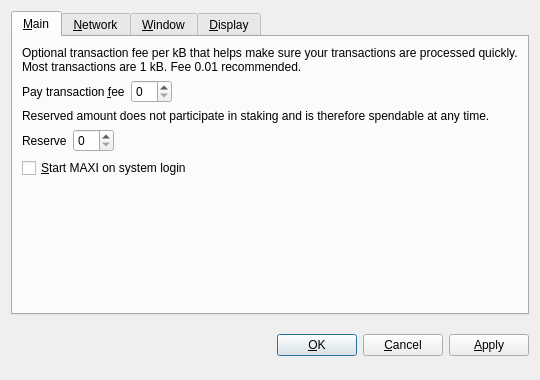
<?xml version="1.0" encoding="UTF-8"?>
<ui version="4.0">
 <class>OptionsDialog</class>
 <widget class="QDialog" name="OptionsDialog">
  <property name="geometry">
   <rect>
    <x>0</x>
    <y>0</y>
    <width>540</width>
    <height>380</height>
   </rect>
  </property>
  <property name="windowTitle">
   <string>Options</string>
  </property>
  <property name="modal">
   <bool>true</bool>
  </property>
  <layout class="QVBoxLayout" name="verticalLayout">
   <item>
    <widget class="QTabWidget" name="tabWidget">
     <property name="tabPosition">
      <enum>QTabWidget::North</enum>
     </property>
     <property name="currentIndex">
      <number>0</number>
     </property>
     <widget class="QWidget" name="tabMain">
      <attribute name="title">
       <string>&amp;Main</string>
      </attribute>
      <layout class="QVBoxLayout" name="verticalLayout_Main">
       <item>
        <widget class="QLabel" name="transactionFeeInfoLabel">
         <property name="text">
          <string>Optional transaction fee per kB that helps make sure your transactions are processed quickly. Most transactions are 1 kB. Fee 0.01 recommended.</string>
         </property>
         <property name="textFormat">
          <enum>Qt::PlainText</enum>
         </property>
         <property name="wordWrap">
          <bool>true</bool>
         </property>
        </widget>
       </item>
       <item>
        <layout class="QHBoxLayout" name="horizontalLayoutFee">
         <item>
          <widget class="QLabel" name="transactionFeeLabel">
           <property name="text">
            <string>Pay transaction &amp;fee</string>
           </property>
           <property name="textFormat">
            <enum>Qt::PlainText</enum>
           </property>
           <property name="buddy">
            <cstring>transactionFee</cstring>
           </property>
          </widget>
         </item>
         <item>
          <widget class="BitcoinAmountField" name="transactionFee"/>
         </item>
         <item>
          <spacer name="horizontalSpacerFee">
           <property name="orientation">
            <enum>Qt::Horizontal</enum>
           </property>
           <property name="sizeHint" stdset="0">
            <size>
             <width>40</width>
             <height>20</height>
            </size>
           </property>
          </spacer>
         </item>
        </layout>
       </item>
       <item>
        <widget class="QLabel" name="reserveBalanceInfoLabel">
         <property name="text">
          <string>Reserved amount does not participate in staking and is therefore spendable at any time.</string>
         </property>
         <property name="textFormat">
          <enum>Qt::PlainText</enum>
         </property>
         <property name="wordWrap">
          <bool>true</bool>
         </property>
        </widget>
       </item>
       <item>
        <layout class="QHBoxLayout" name="horizontalLayoutReserveBalance">
         <item>
          <widget class="QLabel" name="reserveBalanceLabel">
           <property name="text">
            <string>Reserve</string>
           </property>
           <property name="textFormat">
            <enum>Qt::PlainText</enum>
           </property>
           <property name="buddy">
            <cstring>reserveBalance</cstring>
           </property>
          </widget>
         </item>
         <item>
          <widget class="BitcoinAmountField" name="reserveBalance"/>
         </item>
         <item>
          <spacer name="horizontalSpacerReserveBalance">
           <property name="orientation">
            <enum>Qt::Horizontal</enum>
           </property>
           <property name="sizeHint" stdset="0">
            <size>
             <width>40</width>
             <height>20</height>
            </size>
           </property>
          </spacer>
         </item>
        </layout>
       </item>
       <item>
        <widget class="QCheckBox" name="bitcoinAtStartup">
         <property name="toolTip">
          <string>Automatically start MAXI after logging in to the system.</string>
         </property>
         <property name="text">
          <string>&amp;Start MAXI on system login</string>
         </property>
        </widget>
       </item>
       <item>
        <spacer name="verticalSpacer_Main">
         <property name="orientation">
          <enum>Qt::Vertical</enum>
         </property>
         <property name="sizeHint" stdset="0">
          <size>
           <width>20</width>
           <height>40</height>
          </size>
         </property>
        </spacer>
       </item>
      </layout>
     </widget>
     <widget class="QWidget" name="tabNetwork">
      <attribute name="title">
       <string>&amp;Network</string>
      </attribute>
      <layout class="QVBoxLayout" name="verticalLayout_Network">
       <item>
        <widget class="QCheckBox" name="mapPortUpnp">
         <property name="toolTip">
          <string>Automatically open the MAXI client port on the router. This only works when your router supports UPnP and it is enabled.</string>
         </property>
         <property name="text">
          <string>Map port using &amp;UPnP</string>
         </property>
        </widget>
       </item>
       <item>
        <widget class="QCheckBox" name="connectSocks">
         <property name="toolTip">
          <string>Connect to the MAXI network through a SOCKS proxy (e.g. when connecting through Tor).</string>
         </property>
         <property name="text">
          <string>&amp;Connect through SOCKS proxy:</string>
         </property>
        </widget>
       </item>
       <item>
        <layout class="QHBoxLayout" name="horizontalLayout_Network">
         <item>
          <widget class="QLabel" name="proxyIpLabel">
           <property name="text">
            <string>Proxy &amp;IP:</string>
           </property>
           <property name="textFormat">
            <enum>Qt::PlainText</enum>
           </property>
           <property name="buddy">
            <cstring>proxyIp</cstring>
           </property>
          </widget>
         </item>
         <item>
          <widget class="QValidatedLineEdit" name="proxyIp">
           <property name="maximumSize">
            <size>
             <width>140</width>
             <height>16777215</height>
            </size>
           </property>
           <property name="toolTip">
            <string>IP address of the proxy (e.g. 127.0.0.1)</string>
           </property>
          </widget>
         </item>
         <item>
          <widget class="QLabel" name="proxyPortLabel">
           <property name="text">
            <string>&amp;Port:</string>
           </property>
           <property name="textFormat">
            <enum>Qt::PlainText</enum>
           </property>
           <property name="buddy">
            <cstring>proxyPort</cstring>
           </property>
          </widget>
         </item>
         <item>
          <widget class="QLineEdit" name="proxyPort">
           <property name="maximumSize">
            <size>
             <width>55</width>
             <height>16777215</height>
            </size>
           </property>
           <property name="toolTip">
            <string>Port of the proxy (e.g. 9050)</string>
           </property>
          </widget>
         </item>
         <item>
          <widget class="QLabel" name="socksVersionLabel">
           <property name="text">
            <string>SOCKS &amp;Version:</string>
           </property>
           <property name="textFormat">
            <enum>Qt::PlainText</enum>
           </property>
           <property name="buddy">
            <cstring>socksVersion</cstring>
           </property>
          </widget>
         </item>
         <item>
          <widget class="QValueComboBox" name="socksVersion">
           <property name="toolTip">
            <string>SOCKS version of the proxy (e.g. 5)</string>
           </property>
          </widget>
         </item>
         <item>
          <spacer name="horizontalSpacer_Network">
           <property name="orientation">
            <enum>Qt::Horizontal</enum>
           </property>
           <property name="sizeHint" stdset="0">
            <size>
             <width>40</width>
             <height>20</height>
            </size>
           </property>
          </spacer>
         </item>
        </layout>
       </item>
       <item>
        <spacer name="verticalSpacer_Network">
         <property name="orientation">
          <enum>Qt::Vertical</enum>
         </property>
         <property name="sizeHint" stdset="0">
          <size>
           <width>20</width>
           <height>40</height>
          </size>
         </property>
        </spacer>
       </item>
      </layout>
     </widget>
     <widget class="QWidget" name="tabWindow">
      <attribute name="title">
       <string>&amp;Window</string>
      </attribute>
      <layout class="QVBoxLayout" name="verticalLayout_Window">
       <item>
        <widget class="QCheckBox" name="minimizeToTray">
         <property name="toolTip">
          <string>Show only a tray icon after minimizing the window.</string>
         </property>
         <property name="text">
          <string>&amp;Minimize to the tray instead of the taskbar</string>
         </property>
        </widget>
       </item>
       <item>
        <widget class="QCheckBox" name="minimizeOnClose">
         <property name="toolTip">
          <string>Minimize instead of exit the application when the window is closed. When this option is enabled, the application will be closed only after selecting Quit in the menu.</string>
         </property>
         <property name="text">
          <string>M&amp;inimize on close</string>
         </property>
        </widget>
       </item>
       <item>
        <spacer name="verticalSpacer_Window">
         <property name="orientation">
          <enum>Qt::Vertical</enum>
         </property>
         <property name="sizeHint" stdset="0">
          <size>
           <width>20</width>
           <height>40</height>
          </size>
         </property>
        </spacer>
       </item>
      </layout>
     </widget>
     <widget class="QWidget" name="tabDisplay">
      <attribute name="title">
       <string>&amp;Display</string>
      </attribute>
      <layout class="QVBoxLayout" name="verticalLayout_Display">
       <item>
        <layout class="QHBoxLayout" name="horizontalLayout_1_Display">
         <item>
          <widget class="QLabel" name="langLabel">
           <property name="text">
            <string>User Interface &amp;language:</string>
           </property>
           <property name="textFormat">
            <enum>Qt::PlainText</enum>
           </property>
           <property name="buddy">
            <cstring>lang</cstring>
           </property>
          </widget>
         </item>
         <item>
          <widget class="QValueComboBox" name="lang">
           <property name="toolTip">
            <string>The user interface language can be set here. This setting will take effect after restarting MAXI.</string>
           </property>
          </widget>
         </item>
        </layout>
       </item>
       <item>
        <layout class="QHBoxLayout" name="horizontalLayout_2_Display">
         <item>
          <widget class="QLabel" name="unitLabel">
           <property name="text">
            <string>&amp;Unit to show amounts in:</string>
           </property>
           <property name="textFormat">
            <enum>Qt::PlainText</enum>
           </property>
           <property name="buddy">
            <cstring>unit</cstring>
           </property>
          </widget>
         </item>
         <item>
          <widget class="QValueComboBox" name="unit">
           <property name="toolTip">
            <string>Choose the default subdivision unit to show in the interface and when sending coins.</string>
           </property>
          </widget>
         </item>
        </layout>
       </item>
       <item>
        <widget class="QCheckBox" name="displayAddresses">
         <property name="toolTip">
          <string>Whether to show MAXI addresses in the transaction list or not.</string>
         </property>
         <property name="text">
          <string>&amp;Display addresses in transaction list</string>
         </property>
        </widget>
       </item>
       <item>
        <widget class="QCheckBox" name="coinControlFeatures">
         <property name="toolTip">
          <string>Whether to show coin control features or not.</string>
         </property>
         <property name="text">
          <string>Display coin &amp;control features (experts only!)</string>
         </property>
        </widget>
       </item>
       <item>
        <spacer name="verticalSpacer_Display">
         <property name="orientation">
          <enum>Qt::Vertical</enum>
         </property>
         <property name="sizeHint" stdset="0">
          <size>
           <width>20</width>
           <height>40</height>
          </size>
         </property>
        </spacer>
       </item>
      </layout>
     </widget>
    </widget>
   </item>
   <item>
    <layout class="QHBoxLayout" name="horizontalLayout_Buttons">
     <item>
      <spacer name="horizontalSpacer_1">
       <property name="orientation">
        <enum>Qt::Horizontal</enum>
       </property>
       <property name="sizeHint" stdset="0">
        <size>
         <width>40</width>
         <height>48</height>
        </size>
       </property>
      </spacer>
     </item>
     <item>
      <widget class="QLabel" name="statusLabel">
       <property name="font">
        <font>
         <weight>75</weight>
         <bold>true</bold>
        </font>
       </property>
       <property name="text">
        <string/>
       </property>
       <property name="textFormat">
        <enum>Qt::PlainText</enum>
       </property>
       <property name="wordWrap">
        <bool>true</bool>
       </property>
      </widget>
     </item>
     <item>
      <spacer name="horizontalSpacer_2">
       <property name="orientation">
        <enum>Qt::Horizontal</enum>
       </property>
       <property name="sizeHint" stdset="0">
        <size>
         <width>40</width>
         <height>48</height>
        </size>
       </property>
      </spacer>
     </item>
     <item>
      <widget class="QPushButton" name="okButton">
       <property name="text">
        <string>&amp;OK</string>
       </property>
      </widget>
     </item>
     <item>
      <widget class="QPushButton" name="cancelButton">
       <property name="text">
        <string>&amp;Cancel</string>
       </property>
       <property name="autoDefault">
        <bool>false</bool>
       </property>
      </widget>
     </item>
     <item>
      <widget class="QPushButton" name="applyButton">
       <property name="text">
        <string>&amp;Apply</string>
       </property>
       <property name="autoDefault">
        <bool>false</bool>
       </property>
      </widget>
     </item>
    </layout>
   </item>
  </layout>
 </widget>
 <customwidgets>
  <customwidget>
   <class>BitcoinAmountField</class>
   <extends>QSpinBox</extends>
   <header>bitcoinamountfield.h</header>
  </customwidget>
  <customwidget>
   <class>QValueComboBox</class>
   <extends>QComboBox</extends>
   <header>qvaluecombobox.h</header>
  </customwidget>
  <customwidget>
   <class>QValidatedLineEdit</class>
   <extends>QLineEdit</extends>
   <header>qvalidatedlineedit.h</header>
  </customwidget>
 </customwidgets>
 <resources/>
 <connections/>
</ui>
